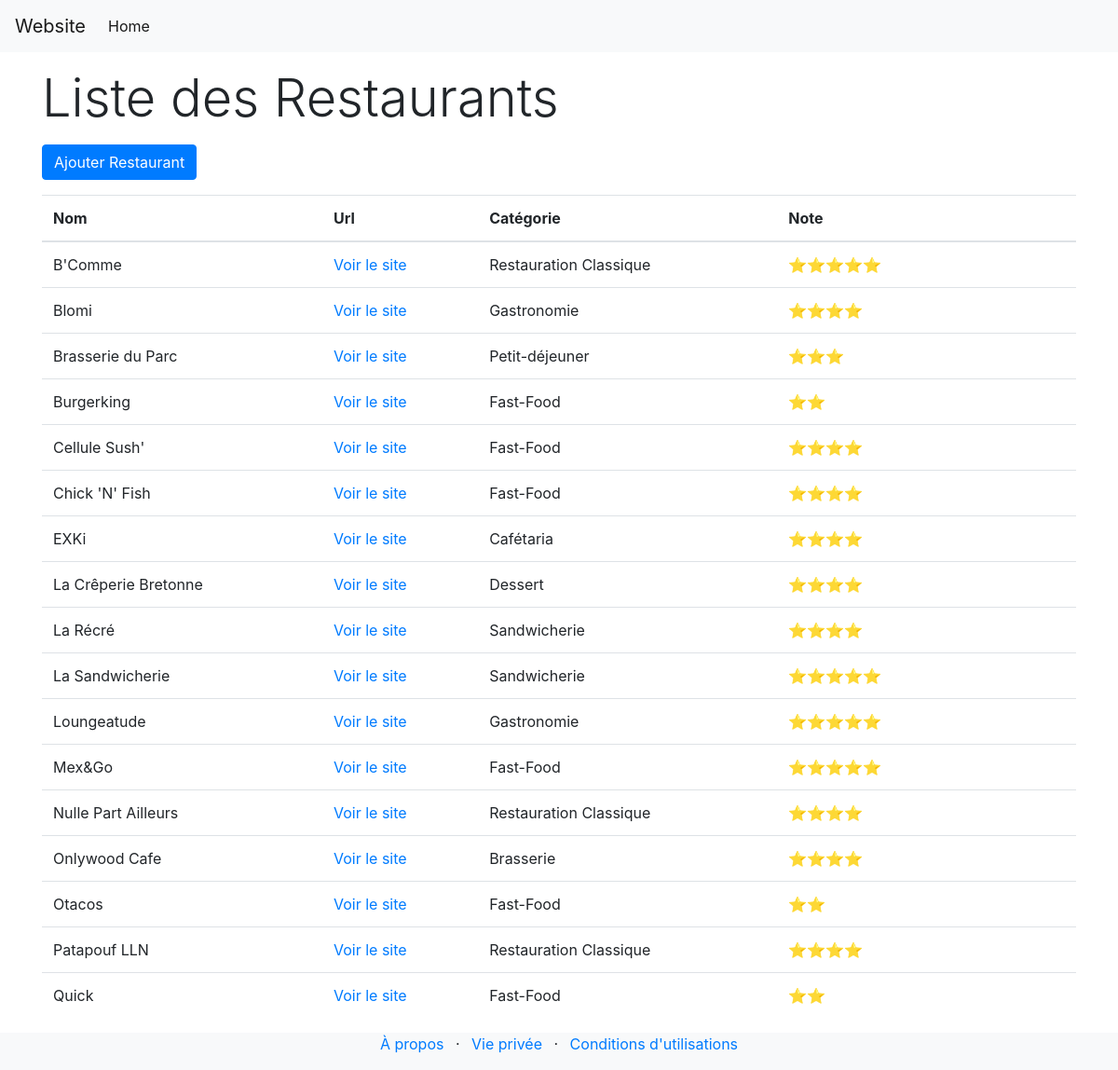
Page /Projet2/admin.php on the earlier database version.
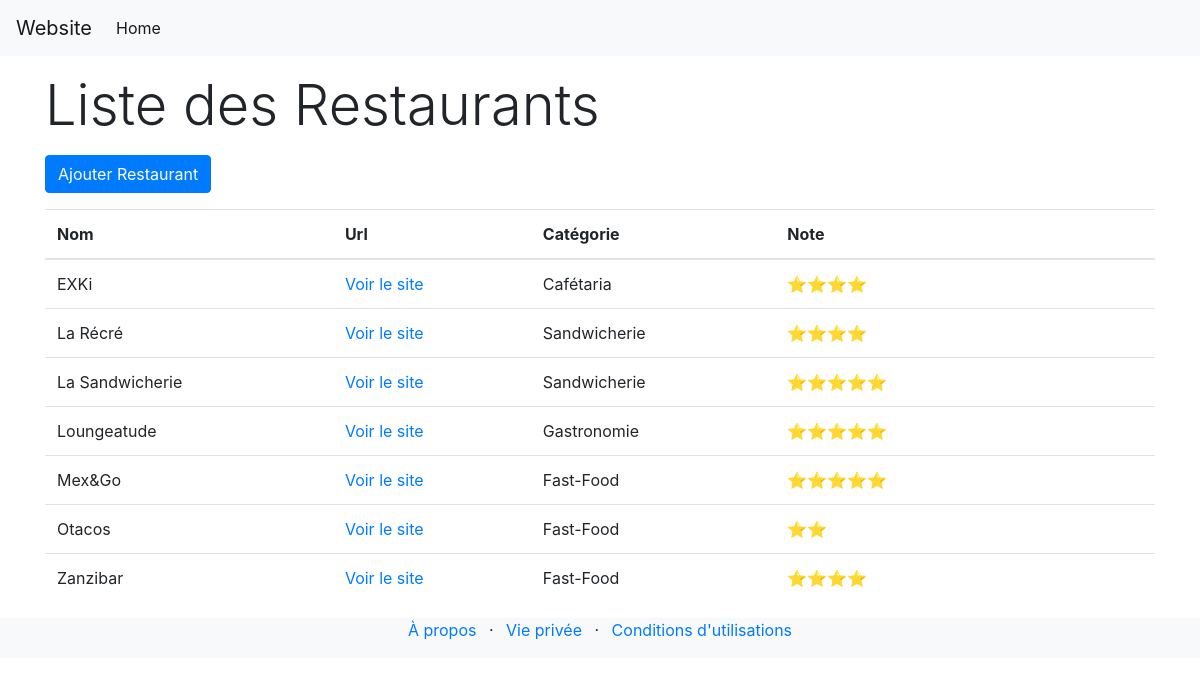
Same page on the later database version.
### tables this page shows
CREATE TABLE IF NOT EXISTS `sites` (
  `id` int(11) NOT NULL AUTO_INCREMENT,
  `name` varchar(120) NOT NULL,
  `url` varchar(120) NOT NULL,
  `description` text NOT NULL,
  `note` tinyint(4) NOT NULL,
  `cat_id` int(11) NOT NULL,
  PRIMARY KEY (`id`),
  KEY `cat_id` (`cat_id`),
  KEY `name` (`name`)
);

CREATE TABLE IF NOT EXISTS `category` (
  `id` int(11) NOT NULL AUTO_INCREMENT,
  `category` varchar(120) NOT NULL,
  PRIMARY KEY (`id`)
);

### Projet2/partials/table_admin.php (the view)
<?php
$sql = "SELECT s.id, s.name,s.url, s.note, c.category
FROM sites s
LEFT JOIN category c on s.cat_id = c.id
order by name";$result = $dbh->prepare($sql);
$result->execute();
$websites = $result->fetchAll()
?>
<main class="container">
    <section id="listing">
        <h3 class="display-4 my-3">Liste des Restaurants</h3>
        <a href="?action=insertsite" class="btn btn-primary mb-3">Ajouter Restaurant</a>
        <div class="row">
            <div class="col-md-12">
                <table class="table table-hover">
                    <thead>
                    <tr>
                        <th>Nom</th>
                        <th>Url</th>
                        <th>Catégorie</th>
                        <th>Note</th>
                        <th><i class="icofont-ui-edit"></i></th>
                        <th><i class="icofont-ui-delete"></i></th>
                    </tr>
                    </thead>
                    <tbody>
                    <?php foreach ($websites as $website) : ?>
                        <tr>
                            <td><?= $website->name ?></td>
                            <td><a href="<?= $website->url ?>">Voir le site</a></td>
                            <td><?= $website->category ?></td>
                            <td><?= stars($website->note) ?></td>
                            <td><a href="?action=updatesite&id=<?= $website->id ?>"><i class="icofont-ui-edit"></i></a></td>
                            <td><a href="src/delsite.php?id=<?= $website->id ?>" onclick="return confirm('Êtes-vous sur de supprimer ce site?\n Attention c\'est irréversivre')"><i class="icofont-ui-delete"></i></a></td>
                        </tr>
                    <?php endforeach; ?>
                    </tbody>
                </table>
            </div>
        </div>
    </section>
</main>

### Projet2/src/tools.php (shortened to what this page needs)
<?php
function stars($arg) {
    $max = 5;
    $etoiles = '';
    for ($i = 1; $i <= $arg; $i++) {
        $etoiles .= '⭐';
    }
    $nbrEtoileGrise = $max - $arg;
    for ($i = 1; $i <= $nbrEtoileGrise; $i++) {
        $etoiles .= '<i class="icofont-star"></i>';
    }
    return $etoiles;
}

Differences in the rows shown:
removed sites: name "B'Comme", cat.category "Restauration Classique", note "⭐⭐⭐⭐⭐"
removed sites: name "Blomi", cat.category "Gastronomie", note "⭐⭐⭐⭐"
removed sites: name "Brasserie du Parc", cat.category "Petit-déjeuner", note "⭐⭐⭐"
removed sites: name "Burgerking", cat.category "Fast-Food", note "⭐⭐"
removed sites: name "Cellule Sush'", cat.category "Fast-Food", note "⭐⭐⭐⭐"
removed sites: name "Chick 'N' Fish", cat.category "Fast-Food", note "⭐⭐⭐⭐"
removed sites: name "La Crêperie Bretonne", cat.category "Dessert", note "⭐⭐⭐⭐"
removed sites: name "Nulle Part Ailleurs", cat.category "Restauration Classique", note "⭐⭐⭐⭐"
removed sites: name "Onlywood Cafe", cat.category "Brasserie", note "⭐⭐⭐⭐"
removed sites: name "Patapouf LLN", cat.category "Restauration Classique", note "⭐⭐⭐⭐"
removed sites: name "Quick", cat.category "Fast-Food", note "⭐⭐"
added sites: name "Zanzibar", cat.category "Fast-Food", note "⭐⭐⭐⭐"
